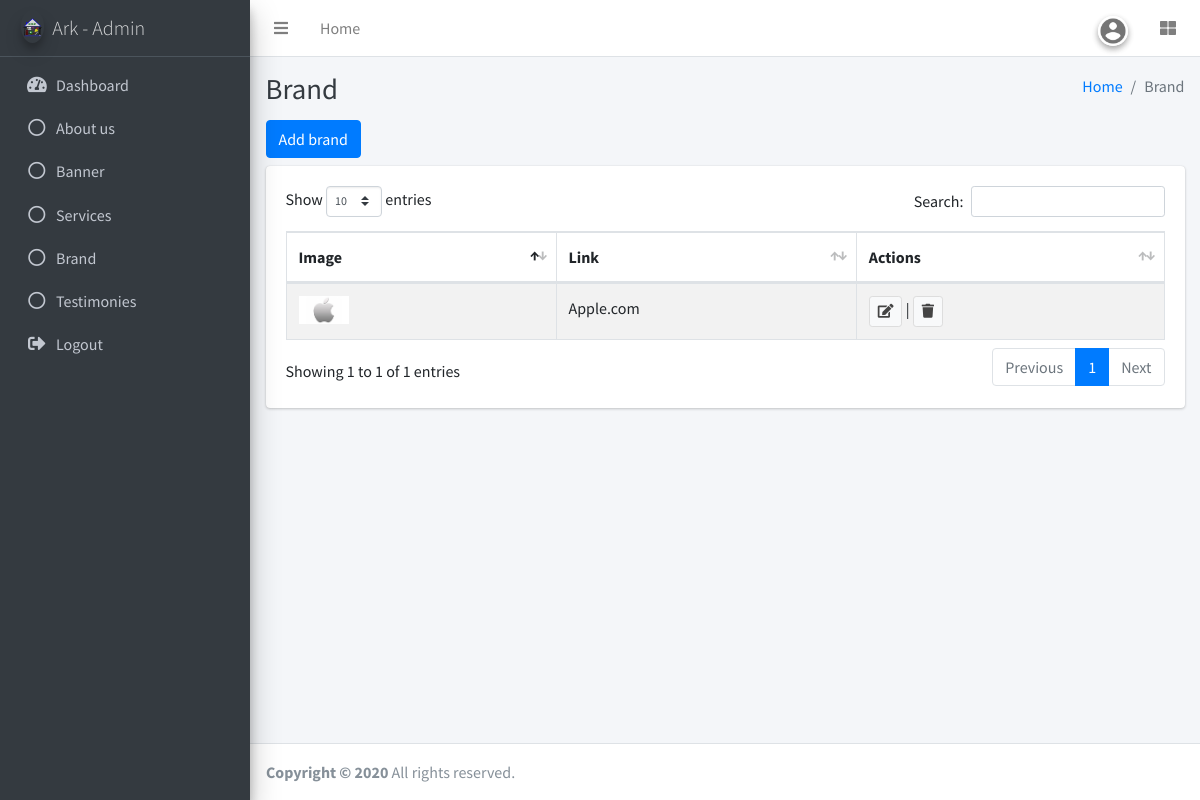
The page /0.0.0.0/add-brand.php (signed in) on the database its author committed.
### tables this page shows
CREATE TABLE `tbl_brands` (
  `id` int(11) NOT NULL,
  `logo` varchar(150) NOT NULL,
  `link` varchar(255) NOT NULL
);

### 0.0.0.0/model/MysqliDb.php (called while the page is built, shortened)
<?php
class MysqliDb
{
    public static $prefix = '';
    protected $_mysqli = array();
    protected $_query;
    protected $_queryOptions = array();
    protected $_orderBy = array();
    protected $_groupBy = array();
    public $returnType = 'array';
    protected $_nestJoin = false;
    private $_tableName = '';
    protected $_mapKey = null;
    public $defConnectionName = 'default';
    protected $_transaction_in_progress = false;
    public function __construct($host = null, $username = null, $password = null, $db = null, $port = null, $charset = 'utf8', $socket = null)
    {
        $isSubQuery = false;
    }
    public function addConnection($name, array $params)
    {
        foreach (array('host', 'username', 'password', 'db', 'port', 'socket', 'charset') as $k) {
            $prm = isset($params[$k]) ? $params[$k] : null;
            if ($k == 'host') {
                if (is_object($prm))
                    $this->_mysqli[$name] = $prm;
                if (!is_string($prm))
                    $prm = null;
            }
        }
        return $this;
    }
    public function mysqli()
    {
        return $this->_mysqli[$this->defConnectionName];
    }
    protected function reset()
    {
        $this->_orderBy = array();
        $this->_groupBy = array();
        $this->_query = null;
        $this->_queryOptions = array();
        $this->returnType = 'array';
        $this->_nestJoin = false;
        $this->_tableName = '';
        $this->_mapKey = null;
        if(!$this->_transaction_in_progress ) {
            $this->defConnectionName = 'default';
        }
        return $this;
    }
    public function get($tableName, $numRows = null, $columns = '*')
    {
        $column = is_array($columns) ? implode(', ', $columns) : $columns;
        if (strpos($tableName, '.') === false) {
            $this->_tableName = self::$prefix . $tableName;
        } else {
            $this->_tableName = $tableName;
        }
        $this->_query = 'SELECT ' . implode(' ', $this->_queryOptions) . ' ' .
            $column . " FROM " . $this->_tableName;
        $stmt = $this->_buildQuery($numRows);
        $stmt->execute();
        $res = $this->_dynamicBindResults($stmt);
        return $res;
    }
    protected function _buildQuery($numRows = null, $tableData = null)
    {
        $stmt = $this->_prepareQuery();
        return $stmt;
    }
    protected function _dynamicBindResults(mysqli_stmt $stmt)
    {
        $parameters = array();
        $results = array();
        $mysqlLongType = 252;
        $shouldStoreResult = false;
        $meta = $stmt->result_metadata();
        $row = array();
        while ($field = $meta->fetch_field()) {
            if ($this->_nestJoin && $field->table != $this->_tableName) {
                $field->table = substr($field->table, strlen(self::$prefix));
                $row[$field->table][$field->name] = null;
                $parameters[] = & $row[$field->table][$field->name];
            } else {
                $row[$field->name] = null;
                $parameters[] = & $row[$field->name];
            }
        }
        call_user_func_array(array($stmt, 'bind_result'), $parameters);
        while ($stmt->fetch()) {
            if ($this->returnType == 'object') {
                $result = new stdClass ();
                foreach ($row as $key => $val) {
                    if (is_array($val)) {
                        $result->$key = new stdClass ();
                        foreach ($val as $k => $v) {
                            $result->$key->$k = $v;
                        }
                    } else {
                        $result->$key = $val;
                    }
                }
            } else {
                $result = array();
                foreach ($row as $key => $val) {
                    if (is_array($val)) {
                        foreach ($val as $k => $v) {
                            $result[$key][$k] = $v;
                        }
                    } else {
                        $result[$key] = $val;
                    }
                }
            }
            if ($this->_mapKey) {
                $results[$row[$this->_mapKey]] = count($row) > 2 ? $result : end($result);
            } else {
                array_push($results, $result);
            }
        }
        return $results;
    }
    protected function _buildCondition($operator, &$conditions)
    {
        if (empty($conditions)) {
            return;
        }
        $this->_query .= ' ' . $operator;
    }
    protected function _buildGroupBy()
    {
        if (empty($this->_groupBy)) {
            return;
        }
        $this->_query .= " GROUP BY ";
        $this->_query = rtrim($this->_query, ', ') . " ";
    }
    protected function _buildOrderBy()
    {
        if (empty($this->_orderBy)) {
            return;
        }
        $this->_query .= " ORDER BY ";
        $this->_query = rtrim($this->_query, ', ') . " ";
    }
    protected function _prepareQuery()
    {
        $stmt = $this->mysqli()->prepare($this->_query);
        if ($stmt !== false) {
            return $stmt;
        }
        $error = $this->mysqli()->error;
        $query = $this->_query;
        $errno = $this->mysqli()->errno;
        throw new Exception(sprintf('%s query: %s', $error, $query), $errno);
    }
    protected function replacePlaceHolders($str, $vals)
    {
        $newStr = "";
        $newStr .= $str;
        return $newStr;
    }
}

### 0.0.0.0/model/config.php (called while the page is built)
<?php
 require_once ('MysqliDb.php');
 $mysqli = new mysqli ('localhost', 'root', '', 'ark_admin');
 $db = new MysqliDb ($mysqli);
?>

### 0.0.0.0/add-brand.php (the view, shortened to what this page needs)
<?php
  require('session.php');
  include 'views/nav_header.php';
?>
  <div class="content-wrapper">
    <div class="content-header">
      <div class="container-fluid">
        <div class="row mb-2">
          <div class="col-sm-6">
            <h1 class="m-0 text-dark">Brand</h1>
          </div>
          <div class="col-sm-6">
            <ol class="breadcrumb float-sm-right">
              <li class="breadcrumb-item"><a href="#">Home</a></li>
              <li class="breadcrumb-item active">Brand</li>
            </ol>
          </div>
        </div>
      </div>
    </div>
	<section class="content">
		  <div class="container-fluid">
		    <div class="row">
		      <div class="col-md-6 mb-2" style="margin-top: -10px;">
		      	<button type="button" class="btn btn-primary" data-toggle="modal" data-target="#add">
                  Add brand
                </button>
              </div>
		      <div class="col-md-12">
		        <div class="card">
		          <div class="card-body">
              	    <table id="table_brands" class="table table-bordered table-striped">
              	    	<thead>
		                <tr>
		                  <th>Image</th>
		                  <th>Link</th>
		                  <th>Actions</th>
		                </tr>
		                </thead>
		                <tbody>
		                 <?php
                          $brand = $db->get('tbl_brands');
                          foreach ($brand as $row)
                          {
                          	$id = $row['id'];
                          	?>
                            <tr>
                            <td><img src="<?php echo $row['logo']; ?>" width="50"></td>
                            <td><?php echo $row['link']; ?></td>
                            <td>
		                  	<a href="#edit<?=$id?>" data-toggle="modal"><button type="button" class="btn btn-default btn-sm"><span class="fa fa-edit"></span></button></a> |
				            <a href="#delete<?=$id?>" data-toggle="modal"><button type="button" class="btn
				            btn-default btn-sm"><span class="fa fa-trash"></span></button></a>
		                  	</td>
		                    </tr>
                          	<?php
                          }
		                 ?>
		                </tbody>
              	    </table>
              	  </div>
		        </div>
		        </div>
		    </div>
		  </div>
	</section>
<?php
  include 'views/footer.php';
?>

### rows shown on the page
tbl_brands: logo (picture), link "Apple.com"
